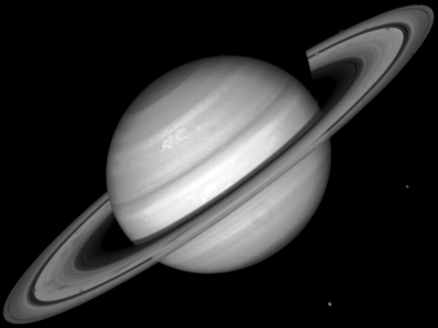
#> input picture Practica 4/saturno.tif, 438 x 328 px
$ python ej9b.py   (older library calls are emulated)
#> lines starting #> are read from the running program, lines starting #| are printed output that depends on the picture
import cv2
import matplotlib.pyplot as plt
import numpy as np

img = cv2.imread('saturno.tif',0)
#> img is the input picture: shape (328, 438); min 0, max 255, mean 50.5

row,col= img.shape
#> row = 328; col = 438
mean = 0
var = 10
sigma = var**0.5
gauss = np.random.normal(mean,sigma,(row,col))
gauss = gauss.reshape(row,col)
noisy = img + gauss

plt.subplot(1,3,1)
plt.imshow(noisy,'gray')
plt.title('ruido gaussiano')
plt.xticks([])
plt.yticks([])

avg = cv2.blur(noisy,(3,3))

plt.subplot(1,3,2)
plt.imshow(avg,'gray')
plt.title('suavizado')
plt.xticks([])
plt.yticks([])

lap = cv2.Laplacian(avg, cv2.CV_64F)
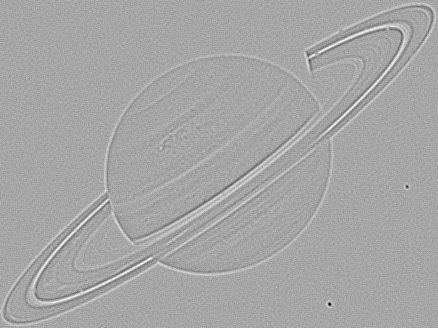
#> lap: shape (328, 438) float64; min -64.98, max 34.9, mean 0; drawn with min black and max white
sharp = avg - 0.7*lap

plt.subplot(1,3,3)
plt.imshow(sharp,'gray')
plt.title('sharpened')
plt.xticks([])
plt.yticks([])
plt.show()
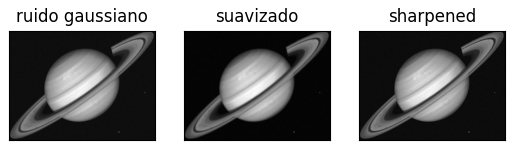
#> figure drawn by matplotlib, 3 panels

$ run again, with Practica 4/BRAIN_RT.TIF copied over Practica 4/saturno.tif
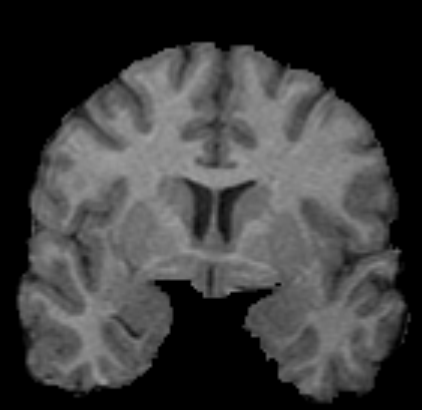
#> input picture Practica 4/BRAIN_RT.TIF, 422 x 410 px
#> img is the input picture: shape (410, 422); min 0, max 163, mean 60.1
#> `lap = cv2.Laplacian(avg, cv2.CV_64F)`:
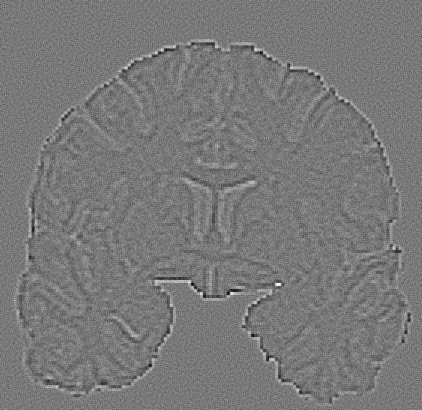
#> lap: shape (410, 422) float64; min -26.44, max 29.17, mean 0; drawn with min black and max white
#> `plt.show()`:
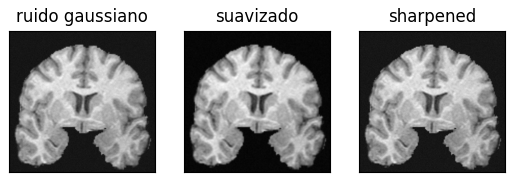
#> figure drawn by matplotlib, 3 panels
